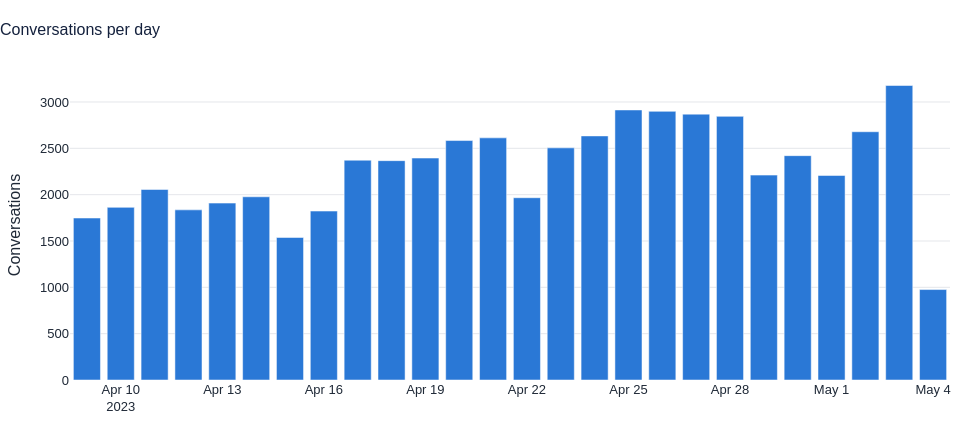
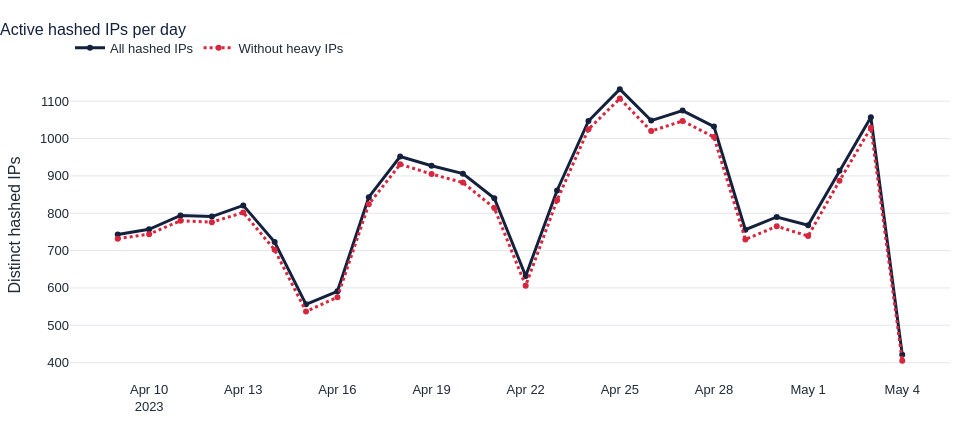

Source (notebook cell) for these figures, in order:
### Markdown cell above
# 6. Activity over time

### Code cell
daily = sql("select * from gold_daily_activity")
fig = go.Figure(go.Bar(x=daily.event_date, y=daily.conversations, marker_color=BLUE))
style(fig, "Conversations per day", ytitle="Conversations").show()

fig = go.Figure()
fig.add_trace(go.Scatter(x=daily.event_date, y=daily.active_hashed_ips, name="All hashed IPs", mode="lines+markers", line=dict(color=NAVY, width=3)))
fig.add_trace(go.Scatter(x=daily.event_date, y=daily.active_hashed_ips_excl_heavy, name="Without heavy IPs", mode="lines+markers", line=dict(color=RED, width=3, dash="dot")))
style(fig, "Active hashed IPs per day", ytitle="Distinct hashed IPs").show()

peak = daily.loc[daily.conversations.idxmax()]
heavy_share = daily.heavy_ip_conversations.sum() / daily.conversations.sum()
md(f"The logs cover {len(daily)} days. The average day holds {n(daily.conversations.mean())} conversations. "
   f"The peak day is {pd.Timestamp(peak.event_date).date()} with {n(peak.conversations)}. "
   f"Heavy IPs add {pct(heavy_share)} of all conversations. "
   f"In plain words: on an average day about {n(daily.active_hashed_ips.mean())} distinct users appear, and heavy IPs add {pct(heavy_share, 0)} of the volume.")

### Figure 1 — Plotly figure (JSON) as saved in the notebook; plotly's stock layout.template omitted (floating-point values rounded to 4 significant figures)
{"data": [{"marker": {"color": "#2A78D6"}, "type": "bar", "x": ["2023-04-09T00:00:00", "2023-04-10T00:00:00", "2023-04-11T00:00:00", "2023-04-12T00:00:00", "2023-04-13T00:00:00", "2023-04-14T00:00:00", "2023-04-15T00:00:00", "2023-04-16T00:00:00", "2023-04-17T00:00:00", "2023-04-18T00:00:00", "2023-04-19T00:00:00", "2023-04-20T00:00:00", "2023-04-21T00:00:00", "2023-04-22T00:00:00", "2023-04-23T00:00:00", "2023-04-24T00:00:00", "2023-04-25T00:00:00", "2023-04-26T00:00:00", "2023-04-27T00:00:00", "2023-04-28T00:00:00", "2023-04-29T00:00:00", "2023-04-30T00:00:00", "2023-05-01T00:00:00", "2023-05-02T00:00:00", "2023-05-03T00:00:00", "2023-05-04T00:00:00"], "y": [1748, 1863, 2056, 1836, 1909, 1977, 1538, 1823, 2372, 2367, 2395, 2584, 2613, 1967, 2505, 2634, 2914, 2899, 2869, 2845, 2211, 2421, 2207, 2679, 3178, 976]}], "layout": {"font": {"color": "#1F2937", "family": "Arial", "size": 13}, "height": 440, "legend": {"orientation": "h", "x": 0, "y": 1.12}, "margin": {"b": 60, "l": 70, "r": 30, "t": 70}, "title": {"font": {"color": "#14213D", "size": 16}, "text": "Conversations per day", "x": 0}, "width": 980, "xaxis": {"showgrid": false, "title": {}}, "yaxis": {"gridcolor": "#E5E7EB", "title": {"text": "Conversations"}, "zeroline": false}}}

### Figure 2 — Plotly figure (JSON) as saved in the notebook; plotly's stock layout.template omitted (floating-point values rounded to 4 significant figures)
{"data": [{"line": {"color": "#14213D", "width": 3}, "mode": "lines+markers", "name": "All hashed IPs", "type": "scatter", "x": ["2023-04-09T00:00:00", "2023-04-10T00:00:00", "2023-04-11T00:00:00", "2023-04-12T00:00:00", "2023-04-13T00:00:00", "2023-04-14T00:00:00", "2023-04-15T00:00:00", "2023-04-16T00:00:00", "2023-04-17T00:00:00", "2023-04-18T00:00:00", "2023-04-19T00:00:00", "2023-04-20T00:00:00", "2023-04-21T00:00:00", "2023-04-22T00:00:00", "2023-04-23T00:00:00", "2023-04-24T00:00:00", "2023-04-25T00:00:00", "2023-04-26T00:00:00", "2023-04-27T00:00:00", "2023-04-28T00:00:00", "2023-04-29T00:00:00", "2023-04-30T00:00:00", "2023-05-01T00:00:00", "2023-05-02T00:00:00", "2023-05-03T00:00:00", "2023-05-04T00:00:00"], "y": [743, 757, 794, 791, 821, 723, 556, 591, 843, 952, 927, 906, 840, 632, 861, 1047, 1132, 1048, 1075, 1032, 756, 790, 768, 914, 1057, 421]}, {"line": {"color": "#D7263D", "dash": "dot", "width": 3}, "mode": "lines+markers", "name": "Without heavy IPs", "type": "scatter", "x": ["2023-04-09T00:00:00", "2023-04-10T00:00:00", "2023-04-11T00:00:00", "2023-04-12T00:00:00", "2023-04-13T00:00:00", "2023-04-14T00:00:00", "2023-04-15T00:00:00", "2023-04-16T00:00:00", "2023-04-17T00:00:00", "2023-04-18T00:00:00", "2023-04-19T00:00:00", "2023-04-20T00:00:00", "2023-04-21T00:00:00", "2023-04-22T00:00:00", "2023-04-23T00:00:00", "2023-04-24T00:00:00", "2023-04-25T00:00:00", "2023-04-26T00:00:00", "2023-04-27T00:00:00", "2023-04-28T00:00:00", "2023-04-29T00:00:00", "2023-04-30T00:00:00", "2023-05-01T00:00:00", "2023-05-02T00:00:00", "2023-05-03T00:00:00", "2023-05-04T00:00:00"], "y": [732, 744, 780, 776, 802, 702, 537, 575, 824, 931, 905, 882, 814, 606, 835, 1025, 1107, 1020, 1047, 1004, 730, 765, 739, 887, 1029, 405]}], "layout": {"font": {"color": "#1F2937", "family": "Arial", "size": 13}, "height": 440, "legend": {"orientation": "h", "x": 0, "y": 1.12}, "margin": {"b": 60, "l": 70, "r": 30, "t": 70}, "title": {"font": {"color": "#14213D", "size": 16}, "text": "Active hashed IPs per day", "x": 0}, "width": 980, "xaxis": {"showgrid": false, "title": {}}, "yaxis": {"gridcolor": "#E5E7EB", "title": {"text": "Distinct hashed IPs"}, "zeroline": false}}}
